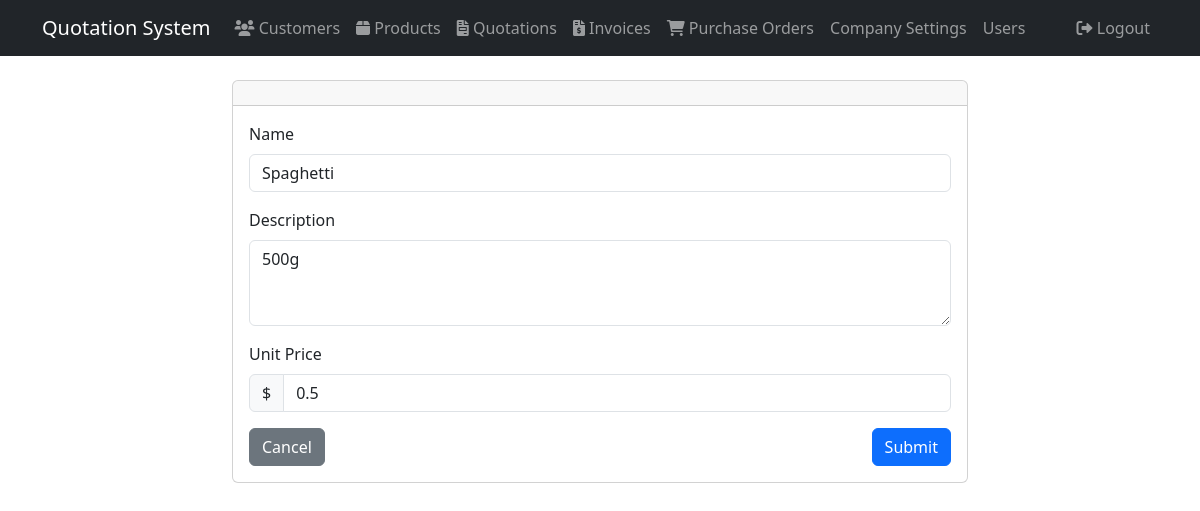
Page /products/1/edit (signed in) on the committed database.
### models.py (models this page shows)
class Product(db.Model):
    id = db.Column(db.Integer, primary_key=True)
    name = db.Column(db.String(100), nullable=False)
    description = db.Column(db.Text, nullable=True)
    unit_price = db.Column(db.Float, nullable=False)
    company_id = db.Column(db.Integer, db.ForeignKey('company.id'), nullable=False)
    company = db.relationship('Company', backref=db.backref('products', lazy=True))

### app.py (the view, shortened to what this page needs)
@app.route('/products/<int:id>/edit', methods=['GET', 'POST'])
@login_required
def edit_product(id):
    product = Product.query.filter_by(id=id, company_id=current_user.company_id).first_or_404()
    form = ProductForm(obj=product)
    return render_template('products/form.html', form=form, product=product)

### forms.py
class ProductForm(FlaskForm):
    name = StringField('Name', validators=[DataRequired(), Length(min=2, max=100)])
    description = TextAreaField('Description', validators=[Optional()])
    unit_price = FloatField('Unit Price', validators=[DataRequired(), NumberRange(min=0)])
    submit = SubmitField('Submit')

### app.py (called while the page is built)
@login_manager.user_loader
def load_user(user_id):
    return User.query.get(int(user_id))

### templates/products/form.html (shortened to what this page needs)
{% extends "base.html" %}
{% block content %}
<div class="row justify-content-center">
    <div class="col-md-8">
        <div class="card">
            <div class="card-header">
            </div>
            <div class="card-body">
                <form method="POST">
                    <div class="mb-3">
                        {{ form.name.label(class="form-label") }}
                        {{ form.name(class="form-control") }}
                    </div>
                    <div class="mb-3">
                        {{ form.description.label(class="form-label") }}
                        {{ form.description(class="form-control", rows=3) }}
                    </div>
                    <div class="mb-3">
                        {{ form.unit_price.label(class="form-label") }}
                        <div class="input-group">
                            <span class="input-group-text">$</span>
                            {{ form.unit_price(class="form-control") }}
                        </div>
                    </div>
                    <div class="d-flex justify-content-between">
                        <a href="{{ url_for('list_products') }}" class="btn btn-secondary">Cancel</a>
                        {{ form.submit(class="btn btn-primary") }}
                    </div>
                </form>
            </div>
        </div>
    </div>
</div>
{% endblock %}

### rows in the picture
Product: name "Spaghetti", description "500g", unit_price "0.5"
